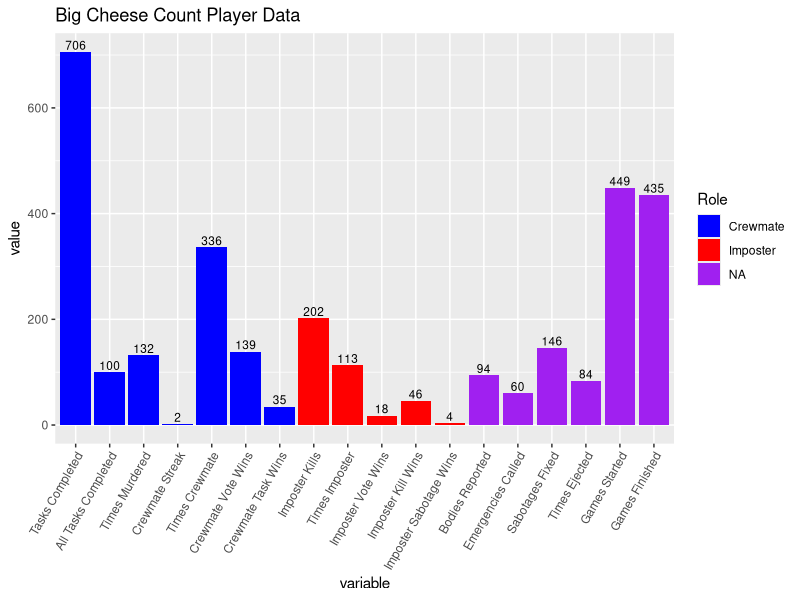
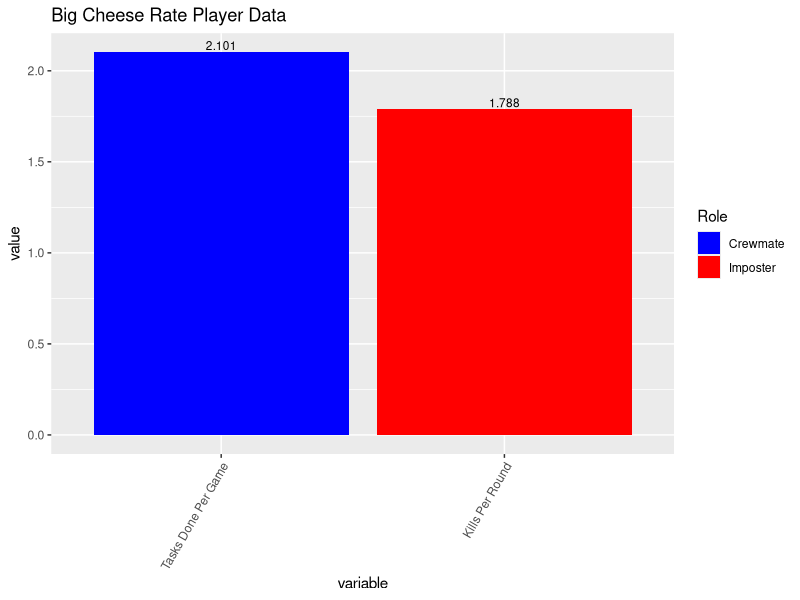
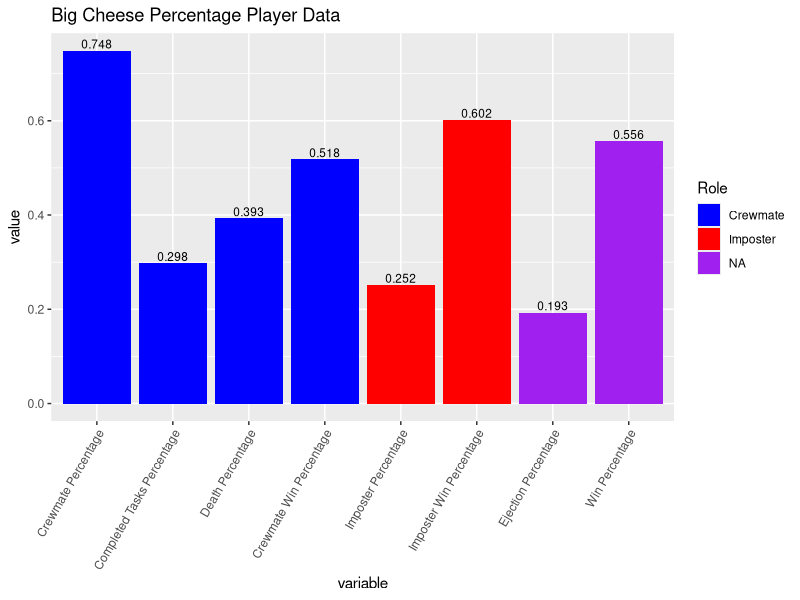
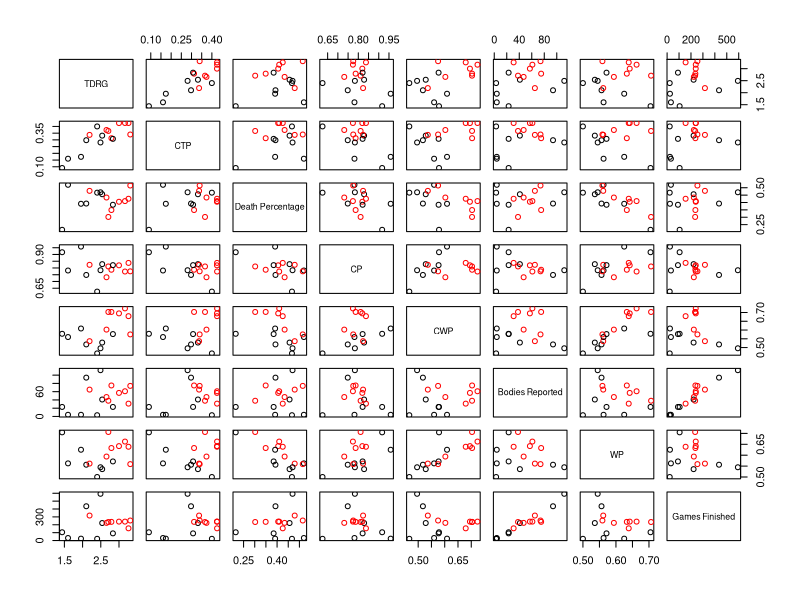
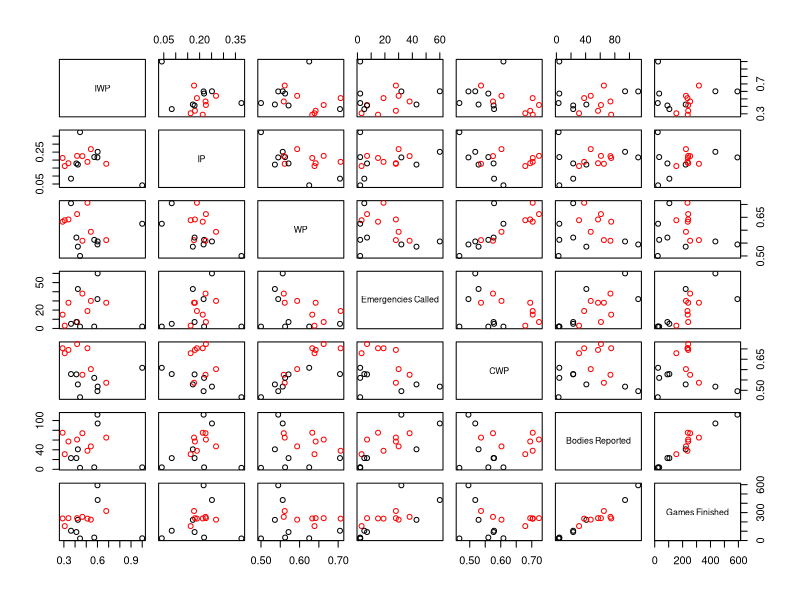
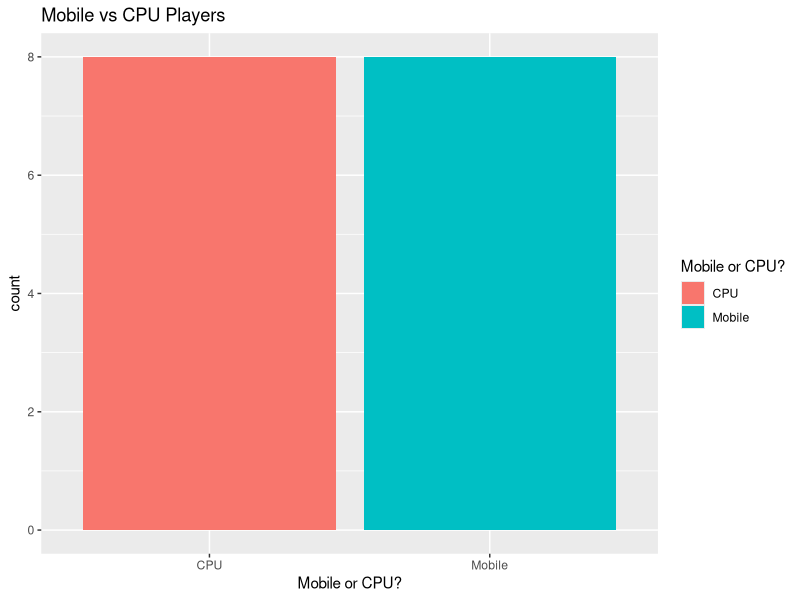
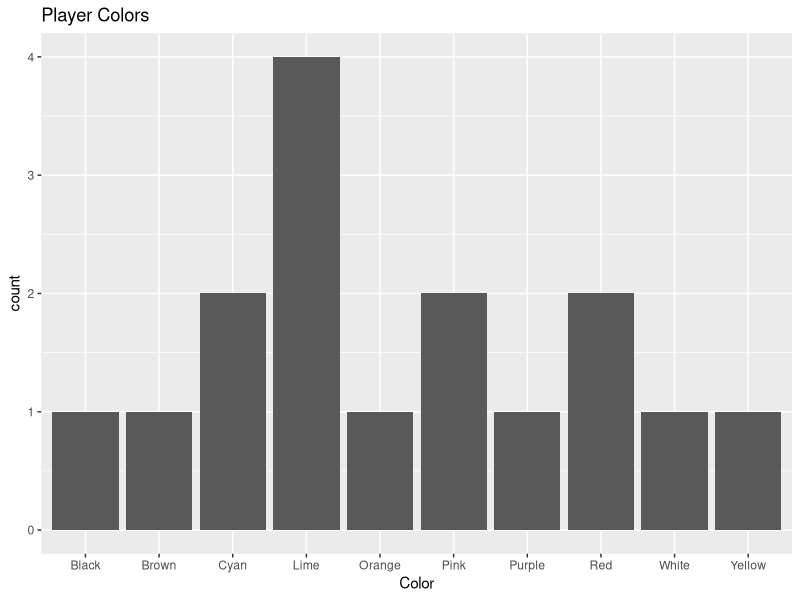

R code for these plots, in order:
## ---- chunk 1
knitr::opts_chunk$set(echo = TRUE)
## ---- chunk 2
library(ggplot2)
library(tidyr)
library(readr)
library(dplyr)
library(plyr)
require(scales)
## ---- chunk 3
plyr_stats <- read_csv("resources/among_us_stats/among_us_player_stats.csv")
Username = "Big Cheese"
UserID = "1"
## ---- chunk 4
# Adding in percentages and rates to the dataframe
plyr_stats$`Imposter Percentage` = plyr_stats$`Times Imposter`/plyr_stats$`Games Started`
plyr_stats$`Crewmate Percentage` = plyr_stats$`Times Crewmate`/plyr_stats$`Games Started`
plyr_stats$`Tasks Done Per Game` = plyr_stats$`Tasks Completed`/plyr_stats$`Times Crewmate`
plyr_stats$`Completed Tasks Percentage` = plyr_stats$`All Tasks Completed`/plyr_stats$`Times Crewmate`
plyr_stats$`Ejection Percentage` = plyr_stats$`Times Ejected`/plyr_stats$`Games Finished`
plyr_stats$`Death Percentage` = plyr_stats$`Times Murdered`/plyr_stats$`Times Crewmate`
plyr_stats$`Kills Per Round` = plyr_stats$`Imposter Kills`/plyr_stats$`Times Imposter`
plyr_stats$`Imposter Win Percentage` = (plyr_stats$`Imposter Kill Wins` + 
                                        plyr_stats$`Imposter Sabotage Wins` + 
                                        plyr_stats$`Imposter Vote Wins`)/plyr_stats$`Times Imposter`
plyr_stats$`Crewmate Win Percentage` = (plyr_stats$`Crewmate Task Wins` + 
                                        plyr_stats$`Crewmate Vote Wins`)/plyr_stats$`Times Crewmate`
plyr_stats$`Win Percentage` = (plyr_stats$`Imposter Win Percentage` * plyr_stats$`Times Imposter` + 
                               plyr_stats$`Crewmate Win Percentage` * plyr_stats$`Times Crewmate`)/plyr_stats$`Games Finished`

# enter Username and UserID here for user level graphs
user_df = plyr_stats[which(plyr_stats$Username == Username & plyr_stats$UserID == UserID),]

tidy_df <- gather(user_df, variable, value, colnames(user_df))
# add column describing whether variable is associated with crewmate, imposter, neither
tidy_df$role <- ifelse(grepl(paste(c("Imposter", "Kill"), collapse = "|"), tidy_df$variable), "imp",
                       ifelse(grepl(paste(c("Crewmate", "Task", "Death", "Murdered"), collapse = "|"), tidy_df$variable), "crw", 
                              NA))


# add column describing whetehr variable is associated with crewmate win, imposter win, or neither
tidy_df$role_win <- ifelse(grepl(paste(c("Imposter", "Win"), collapse = ".*"), tidy_df$variable), "imp",
                           ifelse(grepl(paste(c("Crewmate", "Win"), collapse = ".*"), tidy_df$variable), "crw", 
                                  NA)) 

#For Counts Graph
tidy_df_num <- tidy_df[5:22,]
tidy_df_num <- tidy_df_num %>% arrange(role)
tidy_df_num$value <- as.numeric(tidy_df_num$value)
tidy_df_num$variable <- factor(tidy_df_num$variable, levels = tidy_df_num$variable)

#For Rates Graph
tidy_df_rate <- tidy_df[c(25, 29),]
tidy_df_rate <- tidy_df_rate %>% arrange(role)
tidy_df_rate$value <- as.numeric(tidy_df_rate$value)
tidy_df_rate$variable <- factor(tidy_df_rate$variable, levels = tidy_df_rate$variable)

#For Percentage Graphs
tidy_df_perc <- tidy_df[c(23:24, 26:28, 30:32),]
tidy_df_perc <- tidy_df_perc %>% arrange(role)
tidy_df_perc$value <- as.numeric(tidy_df_perc$value)
tidy_df_perc$variable <- factor(tidy_df_perc$variable, levels = tidy_df_perc$variable)
## ---- chunk 5
ggplot(tidy_df_num) +
  geom_bar(aes(x = variable, y=value, fill=role), stat="identity")+
  geom_text(aes(variable, value, label=round(value, 3)), position=position_dodge(width=0.9), 
            vjust=-.25, size=3) +
  theme(axis.text.x = element_text(angle=60, hjust=1)) +
  scale_fill_manual(values=c("blue", "red"), na.value = "purple",
                  name="Role",
                  breaks=c("crw", "imp", NA),
                  labels=c("Crewmate", "Imposter", "NA")) +
  ggtitle(paste(user_df$Username,"Count Player Data"))
## ---- chunk 6
ggplot(tidy_df_rate) +
  geom_bar(aes(x = variable, y=value, fill=role), stat="identity")+
  geom_text(aes(variable, value, label=round(value, 3)), position=position_dodge(width=0.9), 
            vjust=-.25, size=3) +
  theme(axis.text.x = element_text(angle=60, hjust=1)) +
  scale_fill_manual(values=c("blue", "red"), na.value = "purple",
                    name="Role",
                    breaks=c("crw", "imp", NA),
                    labels=c("Crewmate", "Imposter", "NA")) +
  ggtitle(paste(user_df$Username,"Rate Player Data"))
## ---- chunk 7
ggplot(tidy_df_perc) +
  geom_bar(aes(x = variable, y=value, fill=role), stat="identity")+
  geom_text(aes(variable, value, label=round(value, 3)), position=position_dodge(width=0.9), 
            vjust=-.25, size=3) +
  theme(axis.text.x = element_text(angle=60, hjust=1)) +
  scale_fill_manual(values=c("blue", "red"), na.value = "purple",
                    name="Role",
                    breaks=c("crw", "imp", NA),
                    labels=c("Crewmate", "Imposter", "NA"))+
  ggtitle(paste(user_df$Username,"Percentage Player Data"))
## ---- chunk 8
# for population level statistics
plyr_stats_2 <- plyr_stats %>% mutate(`Mobile or CPU?`=recode(`Mobile or CPU?`,
                                              "Mobile"=1,
                                              "CPU" = 2))
plyr_stats_2 <- plyr_stats_2 %>% dplyr::rename(
                                        TDRG = `Tasks Done Per Game`,
                                        CTP = `Completed Tasks Percentage`,
                                        IWP = `Imposter Win Percentage`,
                                        CWP = `Crewmate Win Percentage`,
                                        CP = `Crewmate Percentage`,
                                        IP = `Imposter Percentage`,
                                        KPR = `Kills Per Round`,
                                        WP = `Win Percentage`
                                        )
crw_scatmat <- plyr_stats_2 %>% dplyr::select(`Mobile or CPU?`, `TDRG`, CTP, 
                                        `Death Percentage`, `CP`, `CWP`, `Bodies Reported`, `WP`, 
                                        `Games Finished`)
pairs(crw_scatmat[, 2:9], col=ifelse(crw_scatmat$`Mobile or CPU?`== 1, "black", "red"))
#plot(crw_scatmat)
## ---- chunk 9
imp_scatmat <- plyr_stats_2 %>% dplyr::select(`Mobile or CPU?`, `IWP`, `IP`, 
                                              `WP`, `Emergencies Called`, `CWP`, `Bodies Reported`, 
                                              `Games Finished`)
pairs(imp_scatmat[, 2:8], col=ifelse(imp_scatmat$`Mobile or CPU?`== 1, "black", "red"))
#plot(imp_scatmat)
## ---- chunk 10
ggplot(data=plyr_stats, aes(`Mobile or CPU?`, fill=`Mobile or CPU?`))+
  geom_bar() +
  ggtitle("Mobile vs CPU Players")
## ---- chunk 11
ggplot(data=plyr_stats, aes(Color))+
  geom_bar() +
  ggtitle("Player Colors")
